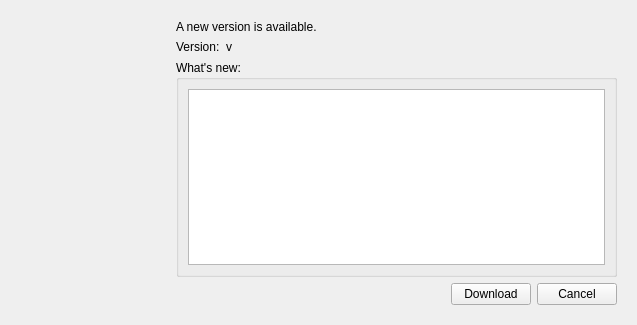
<?xml version="1.0" encoding="UTF-8"?>
<ui version="4.0">
 <class>AboutDialog</class>
 <widget class="QDialog" name="AboutDialog">
  <property name="geometry">
   <rect>
    <x>0</x>
    <y>0</y>
    <width>637</width>
    <height>325</height>
   </rect>
  </property>
  <property name="windowTitle">
   <string>About</string>
  </property>
  <layout class="QVBoxLayout" name="verticalLayout_2">
   <item>
    <layout class="QHBoxLayout" name="horizontalLayout_5" stretch="0,0">
     <item>
      <widget class="QWidget" name="widget" native="true">
       <property name="minimumSize">
        <size>
         <width>150</width>
         <height>150</height>
        </size>
       </property>
       <property name="maximumSize">
        <size>
         <width>150</width>
         <height>150</height>
        </size>
       </property>
       <property name="styleSheet">
        <string notr="true">border-image: url(:/images/icon/jookdb.png);</string>
       </property>
      </widget>
     </item>
     <item>
      <widget class="QStackedWidget" name="stack_main">
       <property name="currentIndex">
        <number>1</number>
       </property>
       <widget class="QWidget" name="page_about">
        <layout class="QVBoxLayout" name="verticalLayout">
         <item>
          <spacer name="verticalSpacer_2">
           <property name="orientation">
            <enum>Qt::Vertical</enum>
           </property>
           <property name="sizeHint" stdset="0">
            <size>
             <width>299</width>
             <height>13</height>
            </size>
           </property>
          </spacer>
         </item>
         <item>
          <widget class="QLabel" name="label">
           <property name="styleSheet">
            <string notr="true">QWidget{font-weight:bold;font-size:16pt;}</string>
           </property>
           <property name="text">
            <string>JookDB</string>
           </property>
           <property name="alignment">
            <set>Qt::AlignCenter</set>
           </property>
          </widget>
         </item>
         <item>
          <widget class="QLabel" name="label_2">
           <property name="text">
            <string>Universal Database Manager</string>
           </property>
           <property name="alignment">
            <set>Qt::AlignCenter</set>
           </property>
          </widget>
         </item>
         <item>
          <layout class="QHBoxLayout" name="horizontalLayout_3">
           <item>
            <widget class="QLabel" name="label_3">
             <property name="text">
              <string>Version:</string>
             </property>
             <property name="alignment">
              <set>Qt::AlignRight|Qt::AlignTrailing|Qt::AlignVCenter</set>
             </property>
            </widget>
           </item>
           <item>
            <widget class="QLabel" name="lb_version">
             <property name="text">
              <string>v</string>
             </property>
            </widget>
           </item>
          </layout>
         </item>
         <item>
          <layout class="QHBoxLayout" name="horizontalLayout_2">
           <item>
            <widget class="QWidget" name="wd_subscription" native="true">
             <layout class="QHBoxLayout" name="horizontalLayout">
              <item>
               <widget class="QLabel" name="label_4">
                <property name="text">
                 <string>Subscription:</string>
                </property>
                <property name="alignment">
                 <set>Qt::AlignRight|Qt::AlignTrailing|Qt::AlignVCenter</set>
                </property>
               </widget>
              </item>
              <item>
               <widget class="QLabel" name="lb_username">
                <property name="text">
                 <string>username</string>
                </property>
               </widget>
              </item>
             </layout>
            </widget>
           </item>
           <item>
            <widget class="QToolButton" name="btn_register">
             <property name="text">
              <string>Register</string>
             </property>
            </widget>
           </item>
          </layout>
         </item>
         <item>
          <widget class="QLabel" name="lb_home">
           <property name="text">
            <string>&lt;html&gt;&lt;head/&gt;&lt;body&gt;&lt;p&gt;&lt;a href=&quot;${home_uri}&quot;&gt;&lt;span style=&quot; text-decoration: underline; color:#60b0f0;&quot;&gt;${home_uri}&lt;/span&gt;&lt;/a&gt;&lt;/p&gt;&lt;/body&gt;&lt;/html&gt;</string>
           </property>
           <property name="textFormat">
            <enum>Qt::RichText</enum>
           </property>
           <property name="alignment">
            <set>Qt::AlignCenter</set>
           </property>
           <property name="openExternalLinks">
            <bool>true</bool>
           </property>
           <property name="textInteractionFlags">
            <set>Qt::LinksAccessibleByMouse|Qt::TextSelectableByMouse</set>
           </property>
          </widget>
         </item>
         <item>
          <spacer name="verticalSpacer">
           <property name="orientation">
            <enum>Qt::Vertical</enum>
           </property>
           <property name="sizeHint" stdset="0">
            <size>
             <width>299</width>
             <height>13</height>
            </size>
           </property>
          </spacer>
         </item>
         <item>
          <layout class="QHBoxLayout" name="horizontalLayout_4">
           <item>
            <spacer name="horizontalSpacer">
             <property name="orientation">
              <enum>Qt::Horizontal</enum>
             </property>
             <property name="sizeHint" stdset="0">
              <size>
               <width>40</width>
               <height>20</height>
              </size>
             </property>
            </spacer>
           </item>
           <item>
            <widget class="QPushButton" name="btn_ok">
             <property name="sizePolicy">
              <sizepolicy hsizetype="Fixed" vsizetype="Fixed">
               <horstretch>0</horstretch>
               <verstretch>0</verstretch>
              </sizepolicy>
             </property>
             <property name="text">
              <string>OK</string>
             </property>
            </widget>
           </item>
           <item>
            <spacer name="horizontalSpacer_2">
             <property name="orientation">
              <enum>Qt::Horizontal</enum>
             </property>
             <property name="sizeHint" stdset="0">
              <size>
               <width>40</width>
               <height>20</height>
              </size>
             </property>
            </spacer>
           </item>
          </layout>
         </item>
        </layout>
       </widget>
       <widget class="QWidget" name="page_newVersion">
        <layout class="QVBoxLayout" name="verticalLayout_4">
         <item>
          <widget class="QLabel" name="lb_have_new_version">
           <property name="text">
            <string>A new version is available.</string>
           </property>
          </widget>
         </item>
         <item>
          <layout class="QHBoxLayout" name="horizontalLayout_6">
           <item>
            <widget class="QLabel" name="label_5">
             <property name="sizePolicy">
              <sizepolicy hsizetype="Fixed" vsizetype="Preferred">
               <horstretch>0</horstretch>
               <verstretch>0</verstretch>
              </sizepolicy>
             </property>
             <property name="text">
              <string>Version:</string>
             </property>
            </widget>
           </item>
           <item>
            <widget class="QLabel" name="lb_version_last">
             <property name="text">
              <string>v</string>
             </property>
            </widget>
           </item>
          </layout>
         </item>
         <item>
          <widget class="QGroupBox" name="groupBox">
           <property name="title">
            <string>What's new:</string>
           </property>
           <layout class="QVBoxLayout" name="verticalLayout_3">
            <item>
             <widget class="QTextEdit" name="te_release_log">
              <property name="readOnly">
               <bool>true</bool>
              </property>
             </widget>
            </item>
           </layout>
          </widget>
         </item>
         <item>
          <layout class="QHBoxLayout" name="horizontalLayout_7">
           <item>
            <spacer name="horizontalSpacer_3">
             <property name="orientation">
              <enum>Qt::Horizontal</enum>
             </property>
             <property name="sizeHint" stdset="0">
              <size>
               <width>40</width>
               <height>20</height>
              </size>
             </property>
            </spacer>
           </item>
           <item>
            <widget class="QPushButton" name="btn_download">
             <property name="text">
              <string>Download</string>
             </property>
            </widget>
           </item>
           <item>
            <widget class="QPushButton" name="btn_cancel">
             <property name="text">
              <string>Cancel</string>
             </property>
            </widget>
           </item>
          </layout>
         </item>
        </layout>
       </widget>
      </widget>
     </item>
    </layout>
   </item>
  </layout>
 </widget>
 <resources/>
 <connections/>
</ui>
